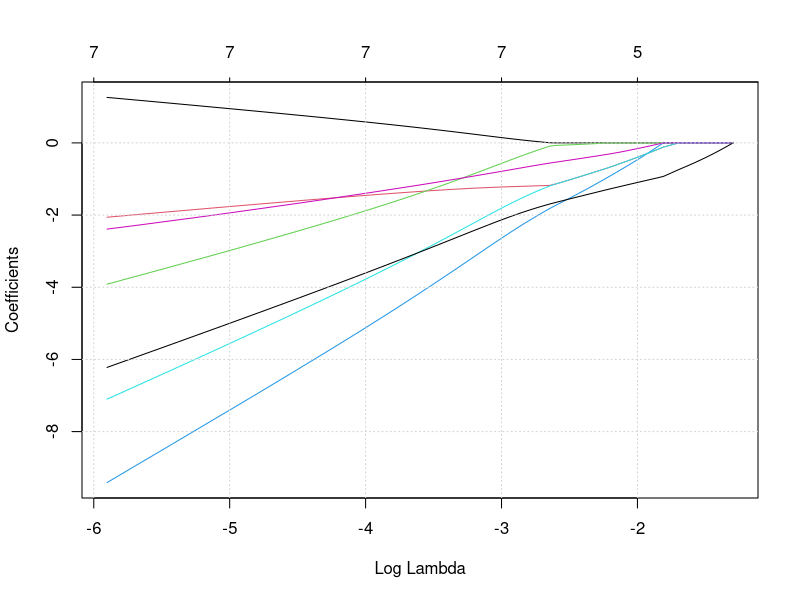
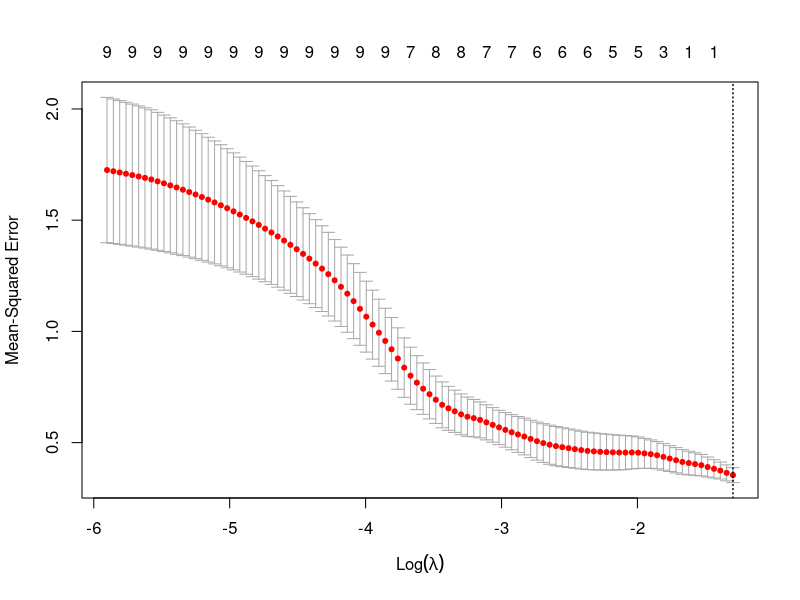

These figures' R source, in order:
#http://stats.stackexchange.com/questions/72251/an-example-lasso-regression-using-glmnet-for-binary-outcome

library(glmnet)

age <- c(4,8,7,12,6,9,10,14,7) 
gender <- c(1,0,1,1,1,0,1,0,0) ; gender<-as.factor(gender)
bmi_p <- c(0.86,0.45,0.99,0.84,0.85,0.67,0.91,0.29,0.88) 
m_edu <- c(0,1,1,2,2,3,2,0,1); m_edu<-as.factor(m_edu)
p_edu <- c(0,2,2,2,2,3,2,0,0); p_edu<-as.factor(p_edu)
f_color <- c("blue", "blue", "yellow", "red", "red", "yellow", "yellow", "red", "yellow")
asthma <- c(1,1,0,1,0,0,0,1,1)

f_color <- as.factor(f_color)
xfactors <- model.matrix(asthma ~ gender + m_edu + p_edu + f_color)[,-1]
x <- as.matrix(data.frame(age, bmi_p, xfactors))

#note alpha =1 for lasso only and can blend with ridge penalty down to alpha=0 ridge only
glmmod<-glmnet(x,y=as.factor(asthma),alpha=1,family='binomial')

#plot variable coefficients vs. shrinkage parameter lambda.
plot(glmmod,xvar="lambda")
grid()


# some results

#model shown for lambda up to first 3 selected variables. Lambda can have manual
# tuning grid for wider range
 glmmod

# Call:  glmnet(x = x, y = as.factor(asthma), family = "binomial", alpha = 1) 

# Df    %Dev   Lambda
# [1,]  0 0.00000 0.273300
# [2,]  1 0.01955 0.260900
# [3,]  1 0.03737 0.249000
# [4,]  1 0.05362 0.237700
# [5,]  1 0.06847 0.226900
# [6,]  1 0.08204 0.216600
# [7,]  1 0.09445 0.206700
# [8,]  1 0.10580 0.197300
# [9,]  1 0.11620 0.188400
# [10,]  3 0.13120 0.179800
# [11,]  3 0.15390 0.171600
#coefficents can be extracted from the glmmod. Here shown with 3 variables selected.
 coef(glmmod)[,10]
# (Intercept)           age         bmi_p       gender1        m_edu1        m_edu2        m_edu3        p_edu2        p_edu3 
# 0.59445647    0.00000000    0.00000000   -0.01893607    0.00000000    0.00000000    0.00000000   -0.01882883    0.00000000 
# f_colorred f_coloryellow 
# 0.00000000   -0.77207831 

cv.glmmod <- cv.glmnet(x,y=asthma,alpha=1)
plot(cv.glmmod)
best_lambda <- cv.glmmod$lambda.min